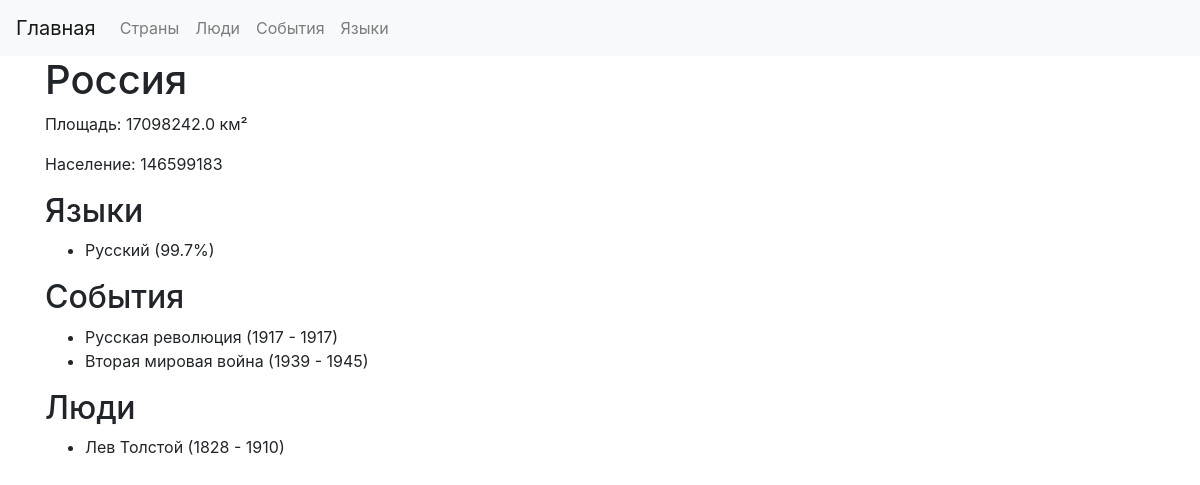
The page /countries/1 on the database its author committed.
### app.py (models this page shows)
class Country(db.Model):
    __tablename__ = "country"
    id = db.Column(db.Integer, primary_key=True)
    name = db.Column(db.String(255), nullable=False)
    area = db.Column(db.Float, nullable=False)
    population = db.Column(db.Integer, nullable=False)
    languages = db.relationship("CountryLanguage", backref="country", lazy=True)
    events = db.relationship("CountryEvent", backref="country", lazy=True)
    people = db.relationship("CountryPerson", backref="country", lazy=True)

class Language(db.Model):
    __tablename__ = "language"
    id = db.Column(db.Integer, primary_key=True)
    name = db.Column(db.String(255), nullable=False)
    countries = db.relationship("CountryLanguage", backref="language", lazy=True)
    people = db.relationship("PersonLanguage", backref="language", lazy=True)

class CountryLanguage(db.Model):
    __tablename__ = "country_language"
    id = db.Column(db.Integer, primary_key=True)
    country_id = db.Column(db.Integer, db.ForeignKey("country.id"), nullable=False)
    language_id = db.Column(db.Integer, db.ForeignKey("language.id"), nullable=False)
    percentage = db.Column(db.Float, nullable=False)

class Event(db.Model):
    __tablename__ = "event"
    id = db.Column(db.Integer, primary_key=True)
    name = db.Column(db.String(255), nullable=False)
    type_id = db.Column(db.Integer, db.ForeignKey("event_type.id"), nullable=False)
    start_year = db.Column(db.Integer, nullable=False)
    end_year = db.Column(db.Integer, nullable=True)
    people = db.relationship("PersonEvent", backref="event", lazy=True)
    countries = db.relationship("CountryEvent", backref="event", lazy=True)

class Person(db.Model):
    __tablename__ = "person"
    id = db.Column(db.Integer, primary_key=True)
    name = db.Column(db.String(255), nullable=False)
    birth_year = db.Column(db.Integer, nullable=False)
    death_year = db.Column(db.Integer, nullable=True)
    languages = db.relationship("PersonLanguage", backref="person", lazy=True)
    events = db.relationship("PersonEvent", backref="person", lazy=True)
    countries = db.relationship("CountryPerson", backref="person", lazy=True)

### app.py (the view)
@app.route("/countries/<int:id>")
def country(id):
    country = Country.query.get_or_404(id)
    languages = (
        db.session.query(Language, CountryLanguage)
        .filter(
            CountryLanguage.country_id == id,
            CountryLanguage.language_id == Language.id,
        )
        .all()
    )
    events = [ce.event for ce in country.events]
    people = [cp.person for cp in country.people]
    return render_template(
        "country.html",
        country=country,
        languages=languages,
        events=events,
        people=people,
    )

### templates/country.html
{% extends 'base.html' %}
{% block content %}
<h1>{{ country.name }}</h1>
<p>Площадь: {{ country.area }} км²</p>
<p>Население: {{ country.population }}</p>
<h2>Языки</h2>
<ul>
    {% for language in languages %}
    <li>{{ language.Language.name }} ({{ language.CountryLanguage.percentage }}%)</li>
    {% endfor %}
</ul>
<h2>События</h2>
<ul>
    {% for event in events %}
    <li>{{ event.name }} ({{ event.start_year }} - {{ event.end_year }})</li>
    {% endfor %}
</ul>
<h2>Люди</h2>
<ul>
    {% for person in people %}
    <li>{{ person.name }} ({{ person.birth_year }} - {{ person.death_year }})</li>
    {% endfor %}
</ul>
{% endblock %}

### templates/base.html (shortened to what this page needs)
<!DOCTYPE html>
<html lang="en">
<head>
    <link rel="stylesheet" href="https://stackpath.bootstrapcdn.com/bootstrap/4.5.2/css/bootstrap.min.css">
    <link rel="stylesheet" href="{{ url_for('static', filename='css/style.css') }}">
</head>
<body>
    <nav class="navbar navbar-expand-lg navbar-light bg-light">
        <a class="navbar-brand" href="/">Главная</a>
        <div class="collapse navbar-collapse" id="navbarNav">
            <ul class="navbar-nav">
                <li class="nav-item">
                    <a class="nav-link" href="/countries">Страны</a>
                </li>
                <li class="nav-item">
                    <a class="nav-link" href="/people">Люди</a>
                </li>
                <li class="nav-item">
                    <a class="nav-link" href="/events">События</a>
                </li>
                <li class="nav-item">
                    <a class="nav-link" href="/languages">Языки</a>
                </li>
            </ul>
        </div>
    </nav>
    <div class="container">
        {% block content %}{% endblock %}
    </div>
</body>
</html>

### rows shown on the page
Country: name "Россия", area "17098242.0", population "146599183"
Language: Language.name "Русский", CountryLanguage.percentage "99.7"
Event: name "Русская революция", start_year "1917", end_year "1917"
Event: name "Вторая мировая война", start_year "1939", end_year "1945"
Person: name "Лев Толстой", birth_year "1828", death_year "1910"
